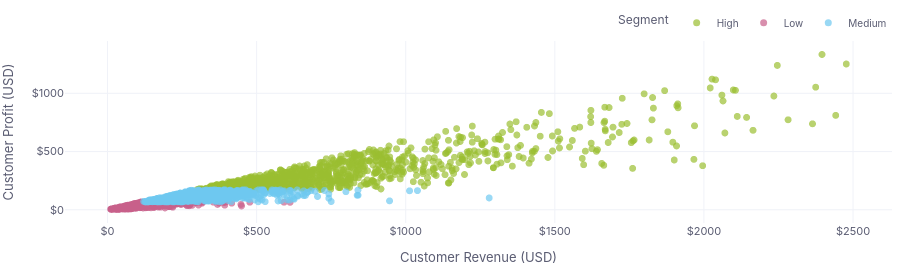

Source (notebook cell):
### Markdown cell above
## 7. Customer value (segments from actual profit tertiles)

### Code cell
agg['customers'].groupby('segment').agg(
    customers=('customer_id', 'count'), revenue=('revenue', 'sum'), profit=('profit', 'sum'))
customer_value_scatter(agg['customers']).show()

### Figure 1 — Plotly figure (JSON) as saved in the notebook; plotly's stock layout.template omitted (floating-point values rounded to 4 significant figures; data arrays with more than 128 entries replaced by an {"elided": "..."} marker saying what was removed)
{"data": [{"customdata": {"elided": "1011x4 mixed values"}, "hovertemplate": "segment=High<br>revenue=%{x}<br>profit=%{y}<br>customer_name=%{customdata[0]}<br>country=%{customdata[1]}<br>orders=%{customdata[2]}<br>clv=%{customdata[3]:,.0f}<extra></extra>", "legendgroup": "High", "marker": {"color": "#9abe30", "line": {"width": 0}, "opacity": 0.7, "size": 7, "symbol": "circle"}, "mode": "markers", "name": "High", "showlegend": true, "type": "scattergl", "x": {"elided": "1011 float values"}, "xaxis": "x", "y": {"elided": "1011 float values"}, "yaxis": "y"}, {"customdata": {"elided": "1005x4 mixed values"}, "hovertemplate": "segment=Low<br>revenue=%{x}<br>profit=%{y}<br>customer_name=%{customdata[0]}<br>country=%{customdata[1]}<br>orders=%{customdata[2]}<br>clv=%{customdata[3]:,.0f}<extra></extra>", "legendgroup": "Low", "marker": {"color": "#c8608a", "line": {"width": 0}, "opacity": 0.7, "size": 7, "symbol": "circle"}, "mode": "markers", "name": "Low", "showlegend": true, "type": "scattergl", "x": {"elided": "1005 float values"}, "xaxis": "x", "y": {"elided": "1005 float values"}, "yaxis": "y"}, {"customdata": {"elided": "984x4 mixed values"}, "hovertemplate": "segment=Medium<br>revenue=%{x}<br>profit=%{y}<br>customer_name=%{customdata[0]}<br>country=%{customdata[1]}<br>orders=%{customdata[2]}<br>clv=%{customdata[3]:,.0f}<extra></extra>", "legendgroup": "Medium", "marker": {"color": "#6ec8f0", "line": {"width": 0}, "opacity": 0.7, "size": 7, "symbol": "circle"}, "mode": "markers", "name": "Medium", "showlegend": true, "type": "scattergl", "x": {"elided": "984 float values"}, "xaxis": "x", "y": {"elided": "984 float values"}, "yaxis": "y"}], "layout": {"font": {"color": "#5A5C72", "family": "Inter, system-ui, sans-serif", "size": 11}, "height": 270, "hoverlabel": {"bgcolor": "white", "font": {"size": 11}}, "legend": {"font": {"size": 10}, "orientation": "h", "title": {"text": "Segment"}, "tracegroupgap": 0, "x": 1, "xanchor": "right", "y": 1.02, "yanchor": "bottom"}, "margin": {"b": 8, "l": 8, "r": 8, "t": 8}, "paper_bgcolor": "white", "plot_bgcolor": "white", "xaxis": {"anchor": "y", "domain": [0.0, 1.0], "gridcolor": "#f0f2f8", "tickprefix": "$", "title": {"text": "Customer Revenue (USD)"}, "zeroline": false}, "yaxis": {"anchor": "x", "domain": [0.0, 1.0], "gridcolor": "#f0f2f8", "tickprefix": "$", "title": {"text": "Customer Profit (USD)"}, "zeroline": false}}}
